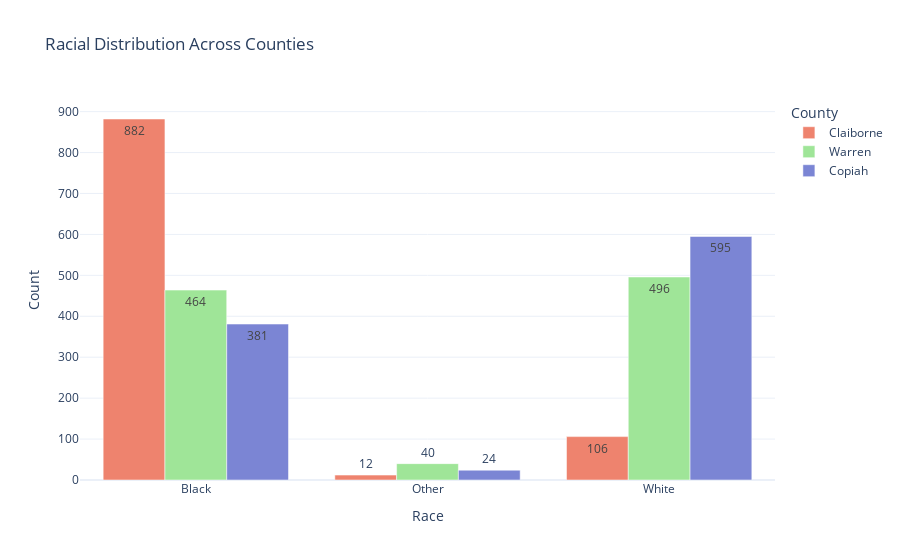

Notebook code for this chart:
### Markdown cell above
#### Comparison of distributions across the three counties

### Code cell
# Comparison of racial distributions across the three counties

# Count occurrences of each Race per County
race_counts = combined_df.groupby(['Race', 'County']).size().reset_index(name='Count')

# Create the bar chart with explicit counts
fig = px.bar(
    race_counts,
    x='Race',
    y='Count',  # Explicitly set Y to Count
    color='County',
    barmode='group',
    title='Racial Distribution Across Counties',
    labels={'Race': 'Race', 'Count': 'Count'},
    category_orders={"County": ["Claiborne", "Warren", "Copiah"]},
    template='plotly_white',
    color_discrete_map={'Claiborne': '#ee836e', 'Warren': '#9fe598', 'Copiah': '#7b85d4'},
    text='Count'
)

fig.update_layout(xaxis_title="Race", yaxis_title="Count")
fig.show()

### Figure 1 — Plotly figure (JSON) as saved in the notebook; plotly's stock layout.template omitted (floating-point values rounded to 4 significant figures)
{"data": [{"alignmentgroup": "True", "hovertemplate": "County=Claiborne<br>Race=%{x}<br>Count=%{text}<extra></extra>", "legendgroup": "Claiborne", "marker": {"color": "#ee836e", "pattern": {"shape": ""}}, "name": "Claiborne", "offsetgroup": "Claiborne", "orientation": "v", "showlegend": true, "text": [882.0, 12.0, 106.0], "textposition": "auto", "type": "bar", "x": ["Black", "Other", "White"], "xaxis": "x", "y": [882, 12, 106], "yaxis": "y"}, {"alignmentgroup": "True", "hovertemplate": "County=Warren<br>Race=%{x}<br>Count=%{text}<extra></extra>", "legendgroup": "Warren", "marker": {"color": "#9fe598", "pattern": {"shape": ""}}, "name": "Warren", "offsetgroup": "Warren", "orientation": "v", "showlegend": true, "text": [464.0, 40.0, 496.0], "textposition": "auto", "type": "bar", "x": ["Black", "Other", "White"], "xaxis": "x", "y": [464, 40, 496], "yaxis": "y"}, {"alignmentgroup": "True", "hovertemplate": "County=Copiah<br>Race=%{x}<br>Count=%{text}<extra></extra>", "legendgroup": "Copiah", "marker": {"color": "#7b85d4", "pattern": {"shape": ""}}, "name": "Copiah", "offsetgroup": "Copiah", "orientation": "v", "showlegend": true, "text": [381.0, 24.0, 595.0], "textposition": "auto", "type": "bar", "x": ["Black", "Other", "White"], "xaxis": "x", "y": [381, 24, 595], "yaxis": "y"}], "layout": {"barmode": "group", "legend": {"title": {"text": "County"}, "tracegroupgap": 0}, "title": {"text": "Racial Distribution Across Counties"}, "xaxis": {"anchor": "y", "domain": [0, 1], "title": {"text": "Race"}}, "yaxis": {"anchor": "x", "domain": [0, 1], "title": {"text": "Count"}}}}
